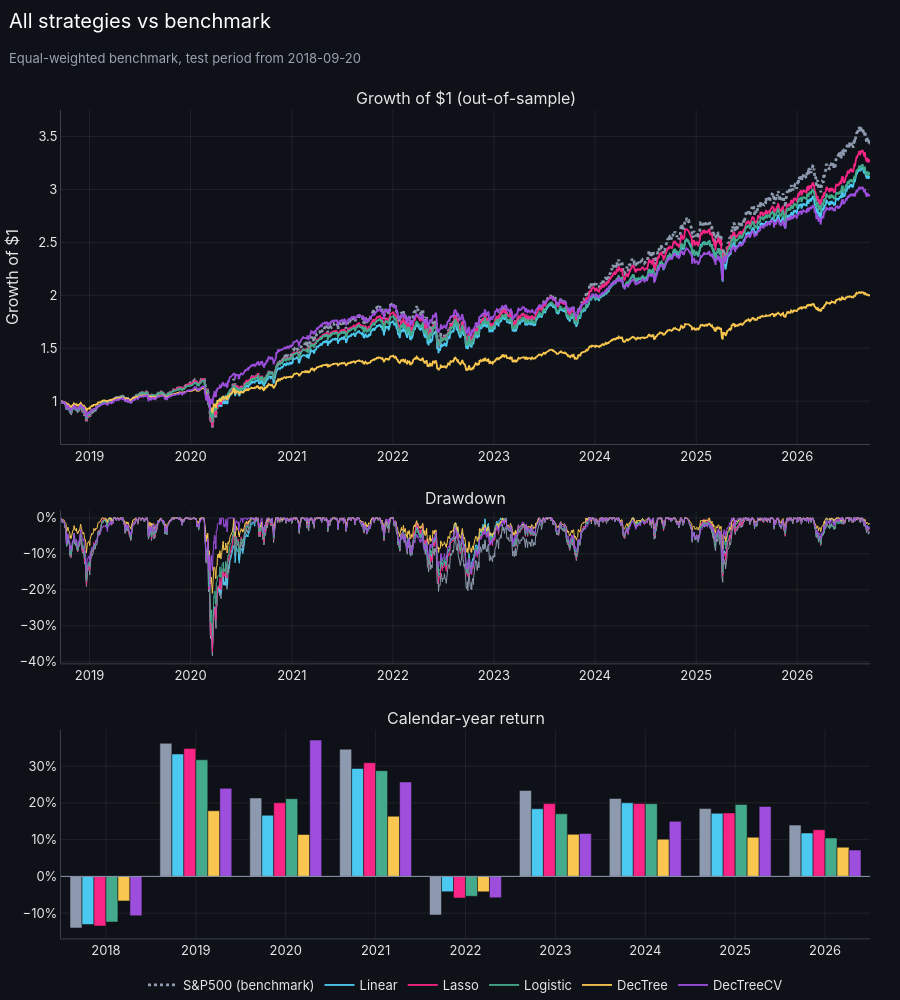

Here is the notebook cell this chart was saved with:
### Code cell
# Every strategy against the benchmark: growth of $1, drawdowns and calendar-year returns
func_lib.strategy_comparison_figure(
    cum_returns, calendar_returns,
    func_lib.subtitled('All strategies vs benchmark', f"Equal-weighted benchmark, test period from {split['split_date']:%Y-%m-%d}"),
).show()

### Figure 1 — Plotly figure (JSON) as saved in the notebook; plotly's stock layout.template omitted (floating-point values rounded to 4 significant figures; data arrays with more than 128 entries replaced by an {"elided": "..."} marker saying what was removed)
{"data": [{"hovertemplate": "%{y:.3f}", "legendgroup": "S&P500", "line": {"color": "#8d99ae", "dash": "dot", "width": 2.8}, "name": "S&P500 (benchmark)", "type": "scatter", "x": {"elided": "2010 str values"}, "xaxis": "x", "y": {"elided": "2010 float values"}, "yaxis": "y"}, {"hovertemplate": "%{y:.1%}", "legendgroup": "S&P500", "line": {"color": "#8d99ae", "width": 1}, "name": "S&P500 (benchmark)", "showlegend": false, "type": "scatter", "x": {"elided": "2010 str values"}, "xaxis": "x2", "y": {"elided": "2010 float values"}, "yaxis": "y2"}, {"hovertemplate": "%{y:.1f}%", "legendgroup": "S&P500", "marker": {"color": "#8d99ae"}, "name": "S&P500 (benchmark)", "showlegend": false, "type": "bar", "x": ["2018", "2019", "2020", "2021", "2022", "2023", "2024", "2025", "2026"], "xaxis": "x3", "y": [-14.03, 36.21, 21.34, 34.59, -10.51, 23.37, 21.2, 18.45, 13.96], "yaxis": "y3"}, {"hovertemplate": "%{y:.3f}", "legendgroup": "Linear_Return", "line": {"color": "#4CC9F0", "dash": "solid", "width": 1.8}, "name": "Linear", "type": "scatter", "x": {"elided": "2010 str values"}, "xaxis": "x", "y": {"elided": "2010 float values"}, "yaxis": "y"}, {"hovertemplate": "%{y:.1%}", "legendgroup": "Linear_Return", "line": {"color": "#4CC9F0", "width": 1}, "name": "Linear", "showlegend": false, "type": "scatter", "x": {"elided": "2010 str values"}, "xaxis": "x2", "y": {"elided": "2010 float values"}, "yaxis": "y2"}, {"hovertemplate": "%{y:.1f}%", "legendgroup": "Linear_Return", "marker": {"color": "#4CC9F0"}, "name": "Linear", "showlegend": false, "type": "bar", "x": ["2018", "2019", "2020", "2021", "2022", "2023", "2024", "2025", "2026"], "xaxis": "x3", "y": [-13.08, 33.3, 16.64, 29.35, -4.156, 18.4, 20.02, 17.17, 11.8], "yaxis": "y3"}, {"hovertemplate": "%{y:.3f}", "legendgroup": "Lasso_Return", "line": {"color": "#F72585", "dash": "solid", "width": 1.8}, "name": "Lasso", "type": "scatter", "x": {"elided": "2010 str values"}, "xaxis": "x", "y": {"elided": "2010 float values"}, "yaxis": "y"}, {"hovertemplate": "%{y:.1%}", "legendgroup": "Lasso_Return", "line": {"color": "#F72585", "width": 1}, "name": "Lasso", "showlegend": false, "type": "scatter", "x": {"elided": "2010 str values"}, "xaxis": "x2", "y": {"elided": "2010 float values"}, "yaxis": "y2"}, {"hovertemplate": "%{y:.1f}%", "legendgroup": "Lasso_Return", "marker": {"color": "#F72585"}, "name": "Lasso", "showlegend": false, "type": "bar", "x": ["2018", "2019", "2020", "2021", "2022", "2023", "2024", "2025", "2026"], "xaxis": "x3", "y": [-13.47, 34.78, 20.05, 30.94, -5.887, 19.81, 19.81, 17.27, 12.69], "yaxis": "y3"}, {"hovertemplate": "%{y:.3f}", "legendgroup": "Logistic_Return", "line": {"color": "#43AA8B", "dash": "solid", "width": 1.8}, "name": "Logistic", "type": "scatter", "x": {"elided": "2010 str values"}, "xaxis": "x", "y": {"elided": "2010 float values"}, "yaxis": "y"}, {"hovertemplate": "%{y:.1%}", "legendgroup": "Logistic_Return", "line": {"color": "#43AA8B", "width": 1}, "name": "Logistic", "showlegend": false, "type": "scatter", "x": {"elided": "2010 str values"}, "xaxis": "x2", "y": {"elided": "2010 float values"}, "yaxis": "y2"}, {"hovertemplate": "%{y:.1f}%", "legendgroup": "Logistic_Return", "marker": {"color": "#43AA8B"}, "name": "Logistic", "showlegend": false, "type": "bar", "x": ["2018", "2019", "2020", "2021", "2022", "2023", "2024", "2025", "2026"], "xaxis": "x3", "y": [-12.43, 31.72, 21.14, 28.77, -5.403, 17.03, 19.78, 19.56, 10.44], "yaxis": "y3"}, {"hovertemplate": "%{y:.3f}", "legendgroup": "DecTree_Return", "line": {"color": "#F9C74F", "dash": "solid", "width": 1.8}, "name": "DecTree", "type": "scatter", "x": {"elided": "2010 str values"}, "xaxis": "x", "y": {"elided": "2010 float values"}, "yaxis": "y"}, {"hovertemplate": "%{y:.1%}", "legendgroup": "DecTree_Return", "line": {"color": "#F9C74F", "width": 1}, "name": "DecTree", "showlegend": false, "type": "scatter", "x": {"elided": "2010 str values"}, "xaxis": "x2", "y": {"elided": "2010 float values"}, "yaxis": "y2"}, {"hovertemplate": "%{y:.1f}%", "legendgroup": "DecTree_Return", "marker": {"color": "#F9C74F"}, "name": "DecTree", "showlegend": false, "type": "bar", "x": ["2018", "2019", "2020", "2021", "2022", "2023", "2024", "2025", "2026"], "xaxis": "x3", "y": [-6.685, 17.85, 11.39, 16.36, -4.202, 11.45, 10.12, 10.65, 7.937], "yaxis": "y3"}, {"hovertemplate": "%{y:.3f}", "legendgroup": "DecTreeCV_Return", "line": {"color": "#9D4EDD", "dash": "solid", "width": 1.8}, "name": "DecTreeCV", "type": "scatter", "x": {"elided": "2010 str values"}, "xaxis": "x", "y": {"elided": "2010 float values"}, "yaxis": "y"}, {"hovertemplate": "%{y:.1%}", "legendgroup": "DecTreeCV_Return", "line": {"color": "#9D4EDD", "width": 1}, "name": "DecTreeCV", "showlegend": false, "type": "scatter", "x": {"elided": "2010 str values"}, "xaxis": "x2", "y": {"elided": "2010 float values"}, "yaxis": "y2"}, {"hovertemplate": "%{y:.1f}%", "legendgroup": "DecTreeCV_Return", "marker": {"color": "#9D4EDD"}, "name": "DecTreeCV", "showlegend": false, "type": "bar", "x": ["2018", "2019", "2020", "2021", "2022", "2023", "2024", "2025", "2026"], "xaxis": "x3", "y": [-10.7, 23.97, 37.08, 25.7, -5.807, 11.67, 14.98, 19.02, 7.155], "yaxis": "y3"}], "layout": {"annotations": [{"font": {"size": 16}, "showarrow": false, "text": "Growth of $1 (out-of-sample)", "x": 0.5, "xanchor": "center", "xref": "paper", "y": 1.0, "yanchor": "bottom", "yref": "paper"}, {"font": {"size": 16}, "showarrow": false, "text": "Drawdown", "x": 0.5, "xanchor": "center", "xref": "paper", "y": 0.5168, "yanchor": "bottom", "yref": "paper"}, {"font": {"size": 16}, "showarrow": false, "text": "Calendar-year return", "x": 0.5, "xanchor": "center", "xref": "paper", "y": 0.252, "yanchor": "bottom", "yref": "paper"}], "barmode": "group", "height": 1000, "hovermode": "x unified", "shapes": [{"line": {"color": "#8d99ae", "width": 1}, "type": "line", "x0": 0, "x1": 1, "xref": "x3 domain", "y0": 0, "y1": 0, "yref": "y3"}], "title": {"subtitle": {"text": "Equal-weighted benchmark, test period from 2018-09-20"}, "text": "All strategies vs benchmark"}, "xaxis": {"anchor": "y", "domain": [0.0, 1.0]}, "xaxis2": {"anchor": "y2", "domain": [0.0, 1.0]}, "xaxis3": {"anchor": "y3", "domain": [0.0, 1.0]}, "yaxis": {"anchor": "x", "domain": [0.5968, 1.0], "title": {"text": "Growth of $1"}}, "yaxis2": {"anchor": "x2", "domain": [0.332, 0.5168], "tickformat": ".0%"}, "yaxis3": {"anchor": "x3", "domain": [0.0, 0.252], "ticksuffix": "%"}}}
